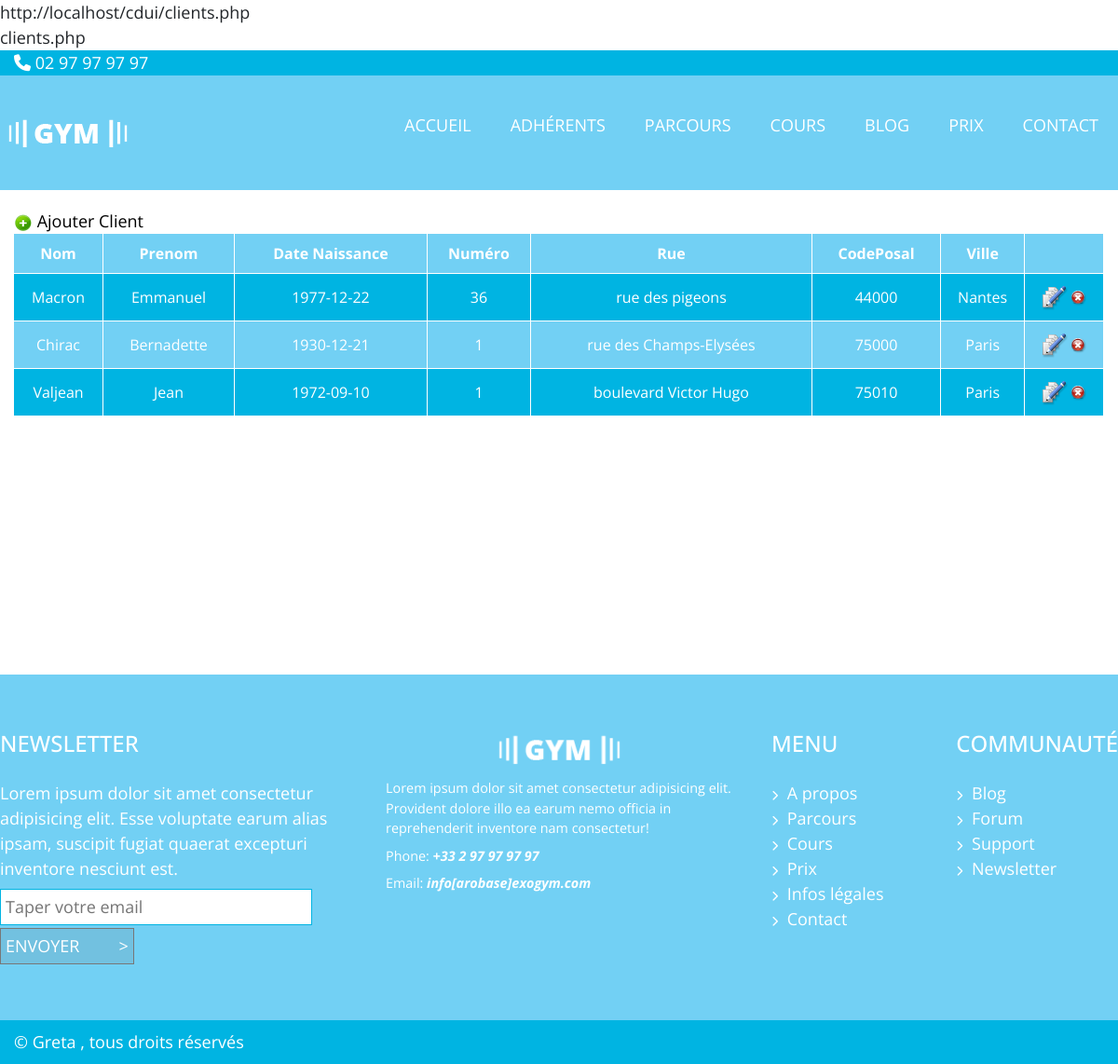
/clients.php, run on the app's committed database.
### tables this page shows
CREATE TABLE `adresse` (
  `id_adr` int(9) NOT NULL,
  `Numero` int(3) NOT NULL,
  `Rue` varchar(50) NOT NULL,
  `CodePostal` int(5) NOT NULL,
  `Ville` varchar(50) NOT NULL,
  `id_pers` int(9) NOT NULL
);

CREATE TABLE `personne` (
  `id_pers` int(9) NOT NULL,
  `Prenom` varchar(30) NOT NULL,
  `Nom` varchar(30) NOT NULL,
  `DateNaiss` date NOT NULL
);

### PDO/PersonneDB.php (called while the page is built, shortened)
<?php
 function selectAll($pdo){
    $resultat=$pdo->query("SELECT * FROM Personne inner join Adresse on Personne.id_pers=Adresse.id_pers");
    return $resultat;
 }

### clients.php (the view, shortened to what this page needs)
<?php
    require_once('header.php');
    require_once('PDO/PersonneDB.php');
?>
    <main id="contenu" class="container">
        <section id="lesposts" style="margin:20px auto 0">
        <a href="ajoutPersonne.php"><img src="images-gym/ajouter.png"><span style="color:black">
    Ajouter Client</span> </a>
        <?php
        $resultat=selectAll($pdo);
         $enteteTab=<<<'DEBUTENTETETAB'
        <table id="planning">
        <thead>
            <tr>
                <th>Nom</th>
                <th>Prenom</th>
                <th>Date Naissance</th>
                <th>Numéro</th>
                <th>Rue</th>
                <th>CodePosal</th>
                <th>Ville</th>
                <th></th>
            </tr>
        </thead>
        <tbody class="musculation">
        DEBUTENTETETAB;
        echo $enteteTab;
            while($donnees=$resultat->fetch()){
                 echo " <tr><td> ".$donnees['Nom'] ."</td>";
                 echo "<td>" .$donnees['Prenom'] ."</td>";
                 echo "<td>" .$donnees['DateNaiss'] ."</td>";
                 echo "<td>" .$donnees['Numero'] ."</td>";
                 echo "<td>" .$donnees['Rue'] ."</td>";
                 echo "<td>" .$donnees['CodePostal'] ."</td>";
                 echo "<td>" .$donnees['Ville'] ."</td>";
                 echo "<td><a href='modifierPersonne.php?id=".$donnees['id_pers']."'><img src='images-gym/modif.png'/></a>";
                 echo "<a href='supprimerPersonne.php?id=".$donnees['id_pers']."'><img src='images-gym/sup.png'/></a></td>" ;
                 echo '</tr>';
         }
        $finTab=<<<'FINTAB'
        </tbody>
        </table>
        FINTAB;
        echo $finTab;
        ?>
        </section>
        </main>
    <?php
    require_once('footer.php');
?>

### style.css (style rules this page uses)
html,body { width:100%; overflow-x:hidden; }
* { margin:0; padding:0; }
a { text-decoration:none; color:#FFF; }
:root { --fond-bleu:#72D0F4; --dark-blue:#00B4E2; }
body { font-family: 'Open Sans', sans-serif; font-size: 18px; }
.container { max-width:1200px; width:100%; margin:0 auto; }
#lesposts { display:flex; flex-wrap:wrap; min-height:500px; align-content:flex-start; }
#planning { width:100%; background-color: #72D0F4; color:white; }
#planning th, #planning td { text-align:center; padding:10px 0; border-bottom:1px solid white; border-right:1px solid white; }
#planning tbody tr:nth-child(odd) { background-color: var(--dark-blue); }

### data on the page
adresse: id_pers.Nom "Macron", id_pers.Prenom "Emmanuel", id_pers.DateNaiss "1977-12-22", Numero "36", Rue "rue des pigeons", CodePostal "44000", Ville "Nantes"
adresse: id_pers.Nom "Chirac", id_pers.Prenom "Bernadette", id_pers.DateNaiss "1930-12-21", Numero "1", Rue "rue des Champs-Elysées", CodePostal "75000", Ville "Paris"
adresse: id_pers.Nom "Valjean", id_pers.Prenom "Jean", id_pers.DateNaiss "1972-09-10", Numero "1", Rue "boulevard Victor Hugo", CodePostal "75010", Ville "Paris"

### other printed values
$current "clients.php"
